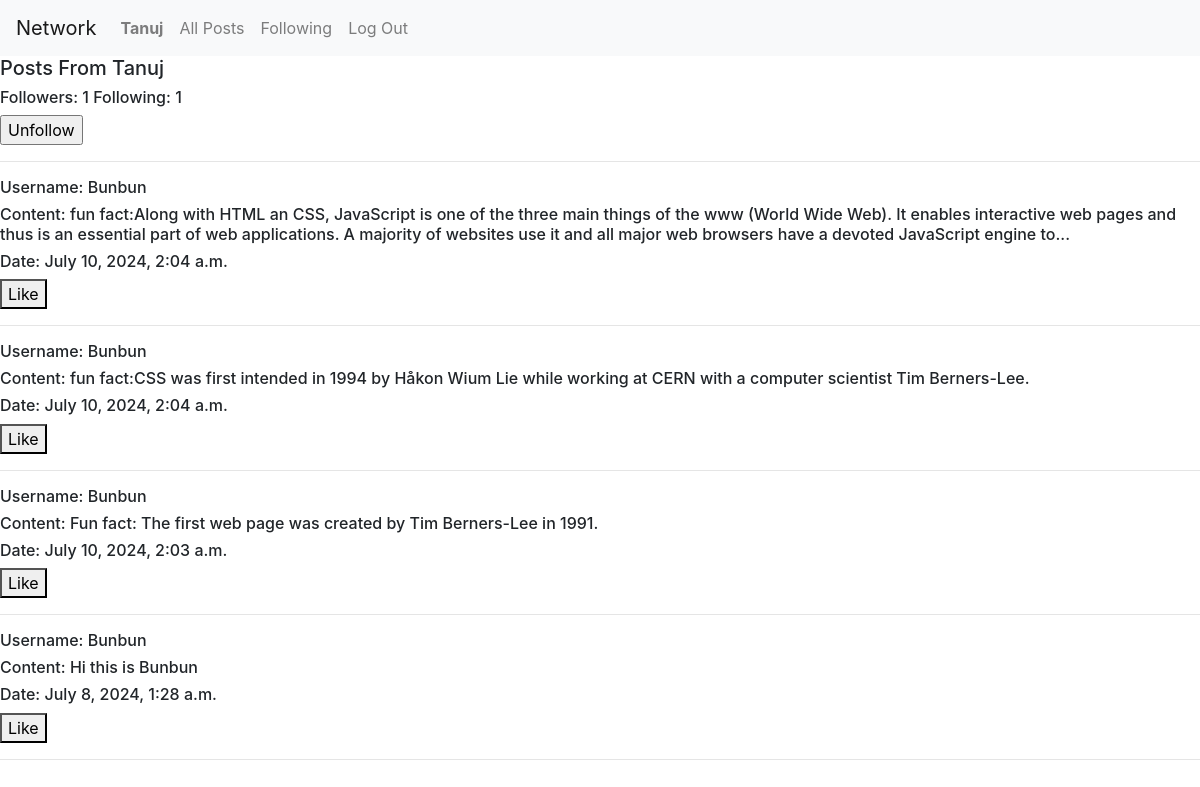
Screenshot of /profile/3 (signed in) with the database file from the repository.
### network/models.py (models this page shows, shortened)
class User(AbstractUser):
    pass

class Creatpost(models.Model):
    postcontent = models.CharField(max_length=500)
    user = models.ForeignKey(User, on_delete=models.CASCADE, related_name="authorofpost")
    datecreated = models.DateTimeField(auto_now_add=True)

### network/views.py (the view)
# urls.py: path("profile/<int:user_id>", views.viewprofile, name="viewprofile"),
def viewprofile(request, user_id):
    user = User.objects.get(pk=user_id)
    totalposts = Creatpost.objects.filter(user=user).order_by("id").reverse()
    followingnum = Follower.objects.filter(user=user)
    followernum = Follower.objects.filter(userfollowers=user)
    try:
        checkfollowers = followernum.filter(user=User.objects.get(pk=request.user.id))
        if len(checkfollowers) != 0:
            isuserfollowing = True
        else:
            isuserfollowing = False
    except:
        isuserfollowing = False
    paginator = Paginator(totalposts, 4)
    pagenum = request.GET.get('postindex')
    pagepost = paginator.get_page(pagenum)
    return render(request, "network/profile.html",{
        "totalposts" : totalposts,
        "pagepost":pagepost,
        "displayname" : user.username,
        "followingnum":followingnum,
        "followernum":followernum,
        "isuserfollowing":isuserfollowing,
        "activeuser": user
    })

### network/templates/network/profile.html (shortened to what this page needs)
{% extends "network/layout.html" %}
{% block body %}
    <h5>Posts From {{user.username}}</h5>
    <h6>Followers: {{followernum.count}} Following: {{followingnum.count}}</h6>
    {% if isuserfollowing  %}
        <form action="{% url 'unfollowuser'  %}" method="POST">
            <input type="submit" value="Unfollow"/>
        </form>
    {% else  %}
        <form action="{% url 'followuser'  %}" method="POST">
            {% csrf_token  %}
            <input type="hidden" name="custfollow" value="{{activeuser}}"/>
            <input type="submit" value="Follow"/>
        </form>
    {% endif %}
    <hr>
    <div>
        {% for post in pagepost %}
            <h6>Username: {{post.user}}</h6>
            <h6>Content: {{post.postcontent}}</h6>
            <h6>Date: {{post.datecreated}}</h6>
            <button>Like</button>
            <br>
            <hr>
        {% endfor  %}
    </div>
{% endblock %}

### network/templates/network/layout.html (shortened to what this page needs)
{% load static %}
<!DOCTYPE html>
<html lang="en">
    <head>
        <link rel="stylesheet" href="https://stackpath.bootstrapcdn.com/bootstrap/4.4.1/css/bootstrap.min.css">
        <link href="{% static 'network/styles.css' %}" rel="stylesheet">
        <link rel="stylesheet" href="https://cdnjs.cloudflare.com/ajax/libs/font-awesome/4.7.0/css/font-awesome.min.css">
    </head>
    <body>
        <nav class="navbar navbar-expand-lg navbar-light bg-light">
            <a class="navbar-brand" href="{% url 'index' %}">Network</a>
            <div>
              <ul class="navbar-nav mr-auto">
                {% if user.is_authenticated %}
                    <li class="nav-item">
                        <a class="nav-link" href="{% url 'viewprofile' user_id=user.id%}"><strong>{{ user.username }}</strong></a>
                    </li>
                {% endif %}
                <li class="nav-item">
                  <a class="nav-link" href="{% url 'index' %}">All Posts</a>
                </li>
                {% if user.is_authenticated %}
                    <li class="nav-item">
                        <a class="nav-link" href="followedusers">Following</a>
                    </li>
                    <li class="nav-item">
                        <a class="nav-link" href="{% url 'logout' %}">Log Out</a>
                    </li>
                {% endif %}
              </ul>
            </div>
          </nav>
        <div class="body">
            {% block body %}
            {% endblock %}
        </div>
    </body>
</html>

### rows the page displays
User: username "Tanuj"
Creatpost: user "Bunbun", postcontent "fun fact:Along with HTML an CSS, JavaScript is one of the three main things of the www (World Wide Web). It enables interactive web pages and thus is an essential part of web applications. A majority of websites use it and all major web browsers have a devoted JavaScript engine to...", datecreated "July 10, 2024, 2:04 a.m."
Creatpost: user "Bunbun", postcontent "fun fact:CSS was first intended in 1994 by Håkon Wium Lie while working at CERN with a computer scientist Tim Berners-Lee.", datecreated "July 10, 2024, 2:04 a.m."
Creatpost: user "Bunbun", postcontent "Fun fact: The first web page was created by Tim Berners-Lee in 1991.", datecreated "July 10, 2024, 2:03 a.m."
Creatpost: user "Bunbun", postcontent "Hi this is Bunbun", datecreated "July 8, 2024, 1:28 a.m."

### other values shown
{{ followernum.count }} "1"
{{ followingnum.count }} "1"
